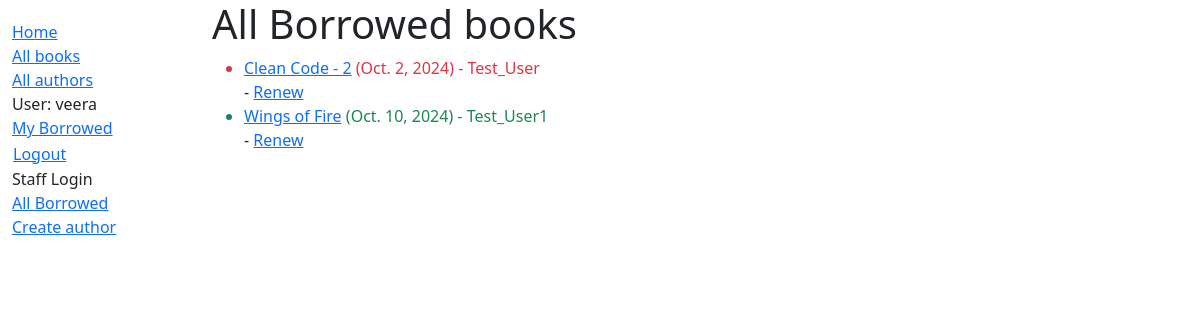
The page /catlog/allBorrowed/ (signed in) on the database as committed earlier.
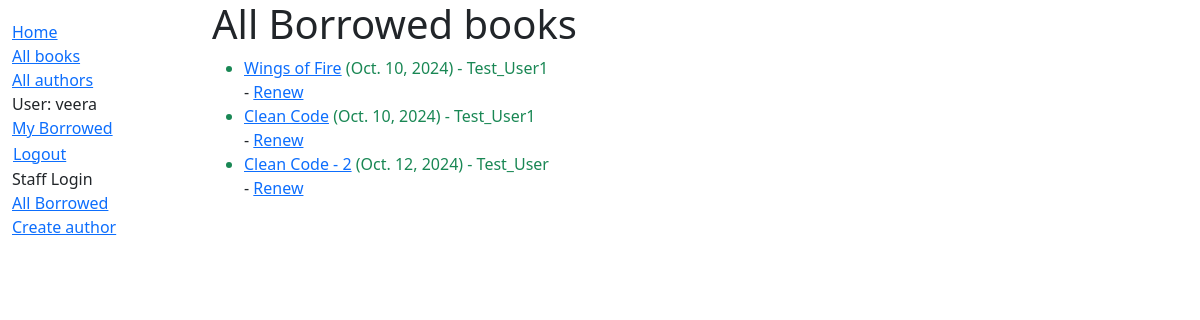
The same page on the database as committed later.
### catlog/models.py (models this page shows, shortened)
class BookInstance(models.Model):
    id = models.UUIDField(primary_key=True, default=uuid.uuid4,
                          help_text="Unique ID for this particular book across whole library")
    book = models.ForeignKey(Book, on_delete=models.RESTRICT, null=True)
    imprint = models.CharField(max_length=200)
    due_back = models.DateField(null=True, blank=True)
    borrower = models.ForeignKey(settings.AUTH_USER_MODEL, on_delete=models.SET_NULL, null=True, blank=True)
    LOAN_STATUS = (
        ('m', 'Maintenance'),
        ('o', 'On loan'),
        ('a', 'Available'),
        ('r', 'Reserved'),
    )
    status = models.CharField(
        max_length=1,
        choices=LOAN_STATUS,
        blank=True,
        default='m',
        help_text='Book availability',
    )
    class Meta:
        ordering = ['due_back']
        permissions = (("can_mark_returned", "Set book as returned"),)
    @property
    def is_overdue(self):
        return bool(self.due_back and date.today() > self.due_back)

class Book(models.Model):
    title = models.CharField(max_length=200)
    author = models.ForeignKey('Author', on_delete=models.RESTRICT, null=True)
    summary = models.TextField(
        max_length=1000, help_text="Enter a brief description of the book")
    isbn = models.CharField('ISBN', max_length=13,
                            unique=True,
                            help_text='13 Character <a href="https://www.isbn-international.org/content/what-isbn'
                                      '">ISBN number</a>')
    genre = models.ManyToManyField(
        Genre, help_text="Select a genre for this book")
    language = models.ForeignKey('Language', on_delete=models.PROTECT, help_text="Select a language for this book")
    def display_genre(self):
        """Create a string for the Genre. This is required to display genre in Admin."""
        return ', '.join(genre.name for genre in self.genre.all()[:3])
    display_genre.short_description = 'Genre'

### catlog/views.py (the view)
# urls.py: path('allBorrowed/', views.AllBorrowedBooksView.as_view(), name='all-borrowed-books'),
class AllBorrowedBooksView(PermissionRequiredMixin, generic.ListView):
    model = BookInstance
    permission_required = ('catlog.can_mark_returned',)
    template_name = 'catlog/all_borrowed_books.html'
    context_object_name = 'bookinstance_list'
    def get_queryset(self):
        return(
            BookInstance.objects.filter(status__exact='o').order_by('due_back')
        )

### catlog/templates/catlog/all_borrowed_books.html
{% extends "base_generic.html" %}
{% block content %}
    {% if bookinstance_list %}
        <h1>All Borrowed books</h1>
        <ul>
            {% for bookinst in bookinstance_list %}
                <li class="{% if bookinst.is_overdue %}text-danger{% else %}text-success{% endif %}">
                <a href="{% url 'book-detail' bookinst.book.pk %}">{{ bookinst.book.title }}</a> ({{ bookinst.due_back }}) - <span>{{ bookinst.borrower }}</span>
                </li>
                {% if perms.catalog.can_mark_returned %}-
                  <a href="{% url 'renew-book-librarian' bookinst.id %}">Renew</a>
                {% endif %}
            {% endfor %}
      </ul>
    {% else %}
      <p>There are no books borrowed.</p>
    {% endif %}
{% endblock %}

### catlog/templates/base_generic.html (shortened to what this page needs)
<!doctype html>
<html lang="en">
  <head>
    <link href="https://cdn.jsdelivr.net/npm/bootstrap@5.3.3/dist/css/bootstrap.min.css"
      rel="stylesheet"
>
    {% load static %}
    <link rel="stylesheet" href="{% static 'css/styles.css' %}" />
  </head>
  <body>
    <div class="container-fluid">
      <div class="row">
        <div class="col-sm-2">
          {% block sidebar %}
            <ul class="sidebar-nav">
              <li><a href="{% url 'index' %}">Home</a></li>
              <li><a href="{% url 'books' %}">All books</a></li>
              <li><a href="{% url 'authors' %}">All authors</a></li>
              {% if user.is_authenticated %}
                <li>User: {{ user.get_username }}</li>
                <li><a href="{% url 'my-borrowed' %}">My Borrowed</a></li>
                <li>
                  <form id="logout-form" method="post" action="{% url 'logout' %}">
                    <button type="submit" class="btn btn-link">Logout</button>
                  </form>
                </li>
              {% else %}
              <li><a href="{% url 'login' %}?next={% url 'my-borrowed' %}">Login</a></li>
              {% endif %}
              {% if perms.catlog.can_mark_returned %}
                <li>Staff Login</li>
                <li><a href="{% url 'all-borrowed-books' %}">All Borrowed</a></li>
              {% endif %}
              {% if perms.catalog.add_author %}
                <li><a href="{% url 'author-create' %}">Create author</a></li>
              {% endif %}
            </ul>
          {% endblock %}
        </div>
        <div class="col-sm-10 ">{% block content %}{% endblock %}
      </div>
      </div>
    </div>
  </body>
</html>

### catlog/static/css/styles.css (style rules this page uses)
.sidebar-nav { margin-top: 20px; padding: 0; list-style: none; }
#logout-form { display: inline; }
#logout-form button { padding: 0; margin: 0; }

Rows that differ between the two databases and show on the page:
shown differently, row unchanged: BookInstance "Wings of Fire": moves up the list
added BookInstance: book "Clean Code", due_back "Oct. 10, 2024", borrower "Test_User1"
changed BookInstance "Clean Code - 2": due_back "Oct. 2, 2024" → "Oct. 12, 2024"
